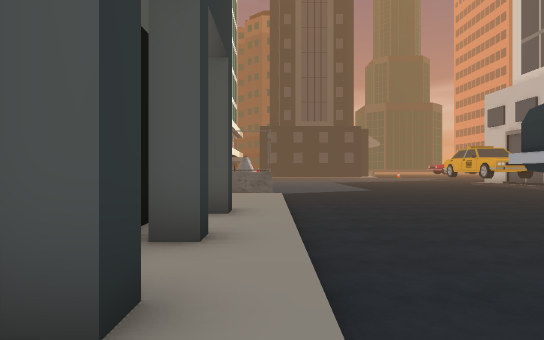
[1] (above)

24 first-person views from a walk through a scene from a Unity 3-D project. The camera is 1.4 m above the floor, looks level and sees 70° across. The floor is counted in squares, 2 m on a side. Each view is taken from the middle of a square. On the plan, view 1 faces up. The plan holds only what a view shows up to about 11 squares ahead; the rest is blank. The place goes on beyond the plan. The player is left out. Some surface patterns are stand-ins.

[2]
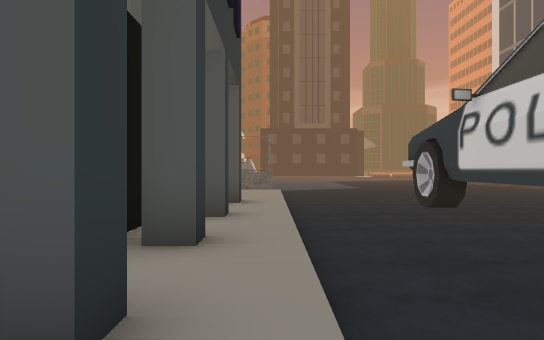

[3]
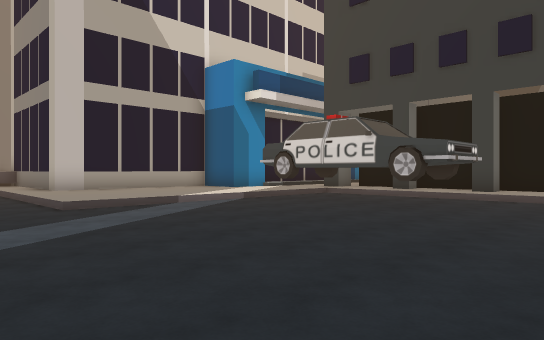

[4]
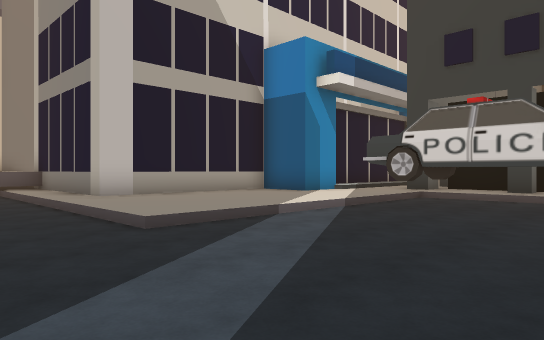

[5]
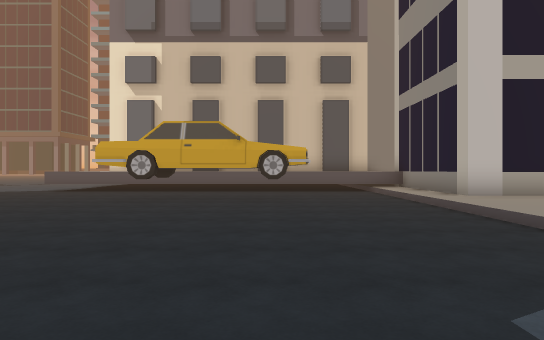

[6]
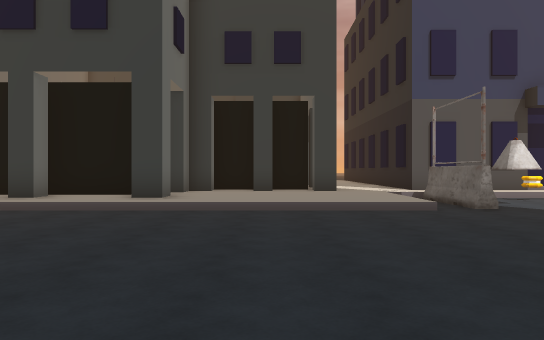

[7]
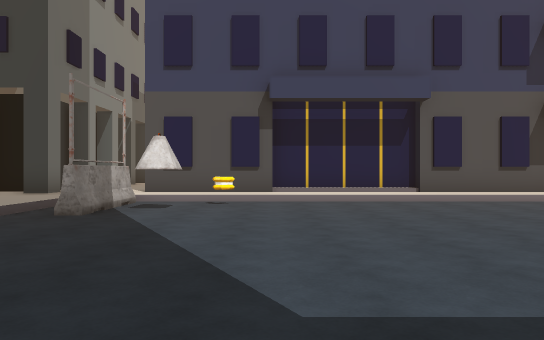

[8]
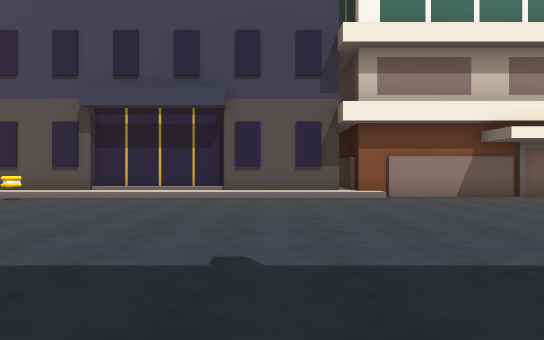

[9]
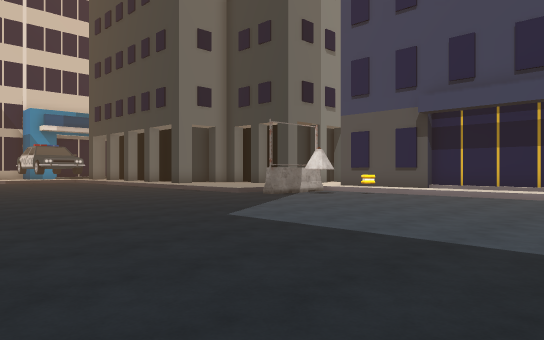

[10]
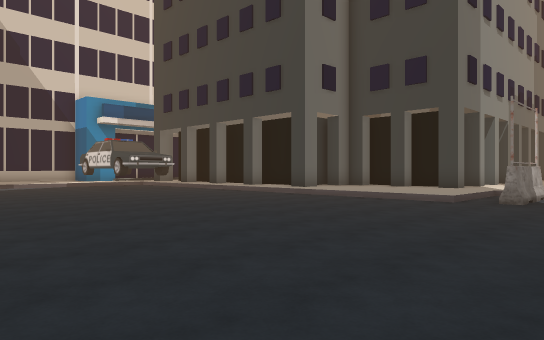

[11]
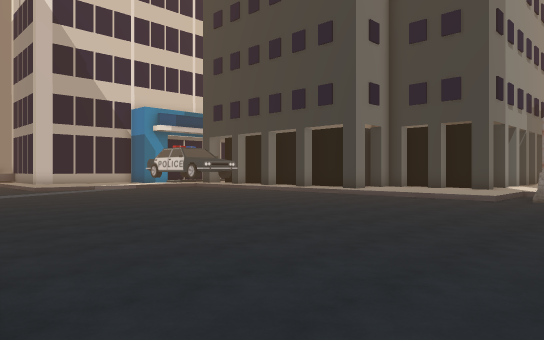

[12]
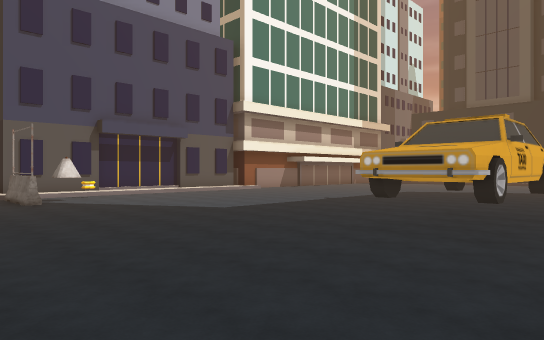

[13]
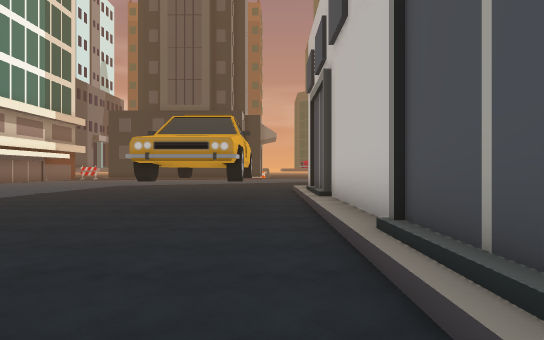

[14]
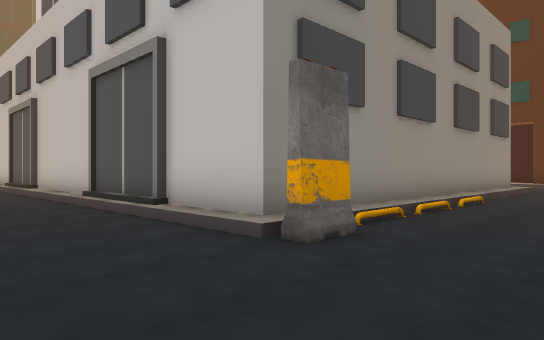

[15]
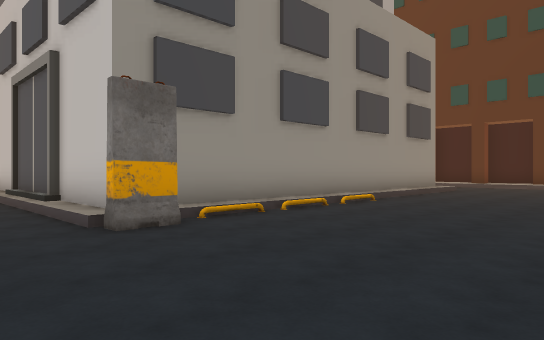

[16]
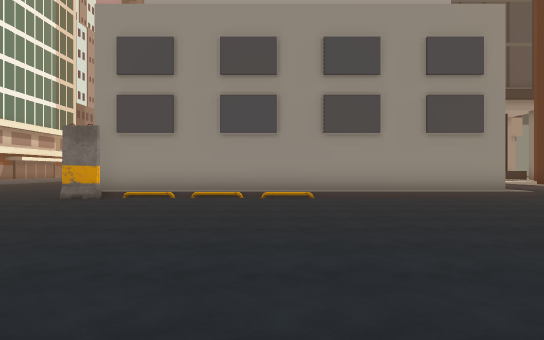

[17]
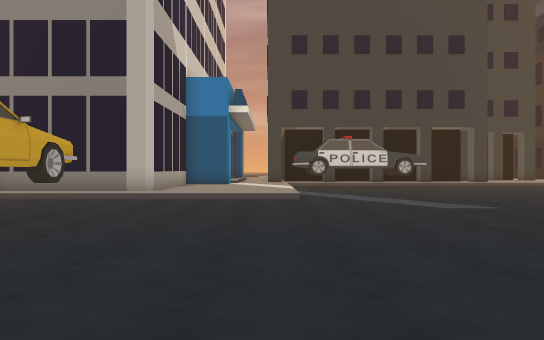

[18]
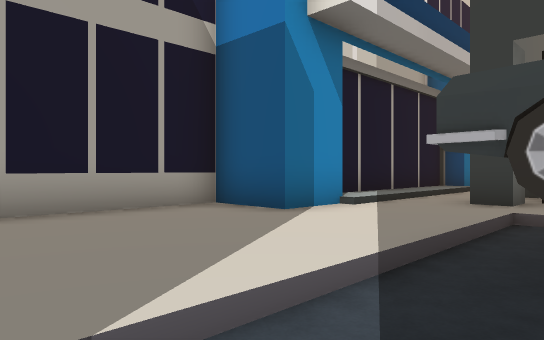

[19]
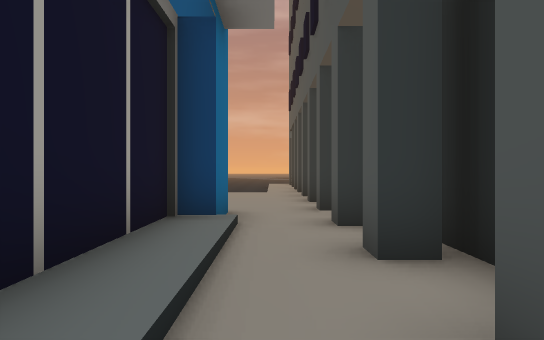

[20]
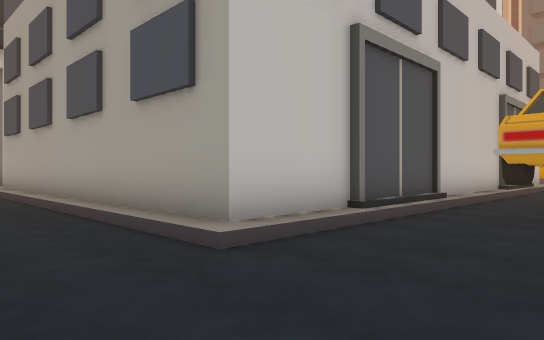

[21]
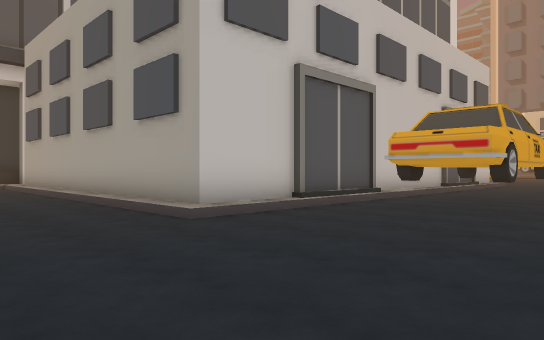

[22]
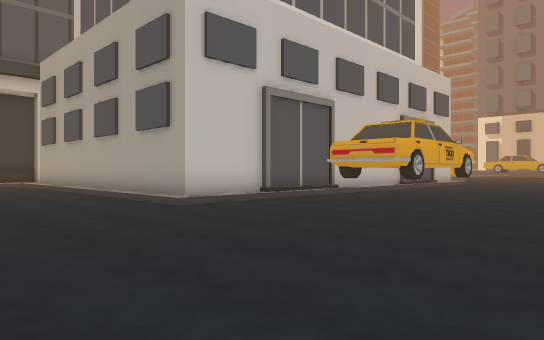

[23]
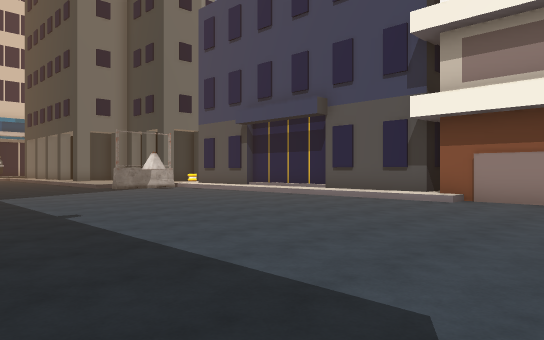

[24]
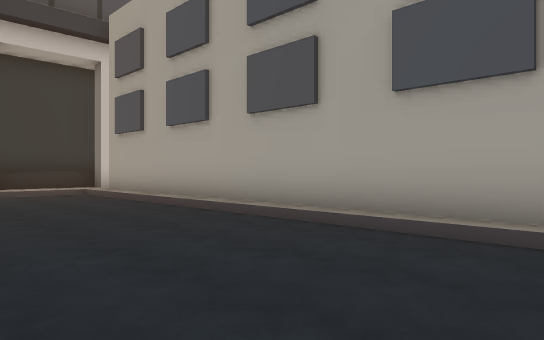

### Floor plan
Key: @ floor where view 1 was taken; # wall or solid block; . main floor; : floor 0.25 m higher than the main floor; + floor 0.5 m higher than the main floor; / step, stairs or slope; T thing the floor can be seen under or through; O other object.
Columns run from 7 left of view 1 to 23 right of it. Each row starts with its distance up from view 1.
 27    ##..   ......   . ..
 26    #........................
 25    #...........................
 24   ##/..........................
 23   #::..............////////////
 22   ##:............../###########
 21    #:............../#
 20    #:............../#
 19    #:...........##./#
 18    #:...........##./#
 17    #:...........##./#
 16    #:...........##./#
 15    #:O............./#
 14    #:.O............/#
 13    #:OOO.........../#
 12    ::///.........../#
 11    :::::.........../#
 10    #::::.........../#
  9    #::::.........../#
  8    #::::.........../###########
  7    #::::...........O///////////
  6    ####:........... ...........
  5      #::.......................
  4      ##:......................
  3      #::.....................
  2      ##:.TT..................
  1      #::.TT.................
  0      #:@.TT................
 -1      ##:.TT................
 -2   ####::.TT............
 -3 #:#:#:#::::::::/....... .
 -4 :::::::::::::::/.......
 -5 :##+++++##:::::/........
 -6   ########:::::/.........
 -7          #####:/..####...
 -8              #:/..   #....
 -9              #:/..........

Positions as (right, up) in squares from view 1, and headings:
1: (0, 0), facing up
2: (0, -2), facing up
3: (10, 5), facing down-left
4: (10, 2), facing down-left
5: (11, 2), facing down
6: (7, 9), facing left
7: (6, 16), facing left
8: (7, 21), facing left
9: (8, 21), facing down-left
10: (9, 15), facing down-left
11: (12, 15), facing down-left
12: (12, 10), facing up-left
13: (11, 9), facing up
14: (9, 4), facing up-right
15: (10, 2), facing up-right
16: (17, -3), facing up
17: (17, -3), facing left
18: (6, -1), facing down-left
19: (0, -4), facing left
20: (9, 25), facing down-right
21: (7, 26), facing down-right
22: (5, 27), facing down-right
23: (6, 27), facing down-left
24: (12, 27), facing down-right
